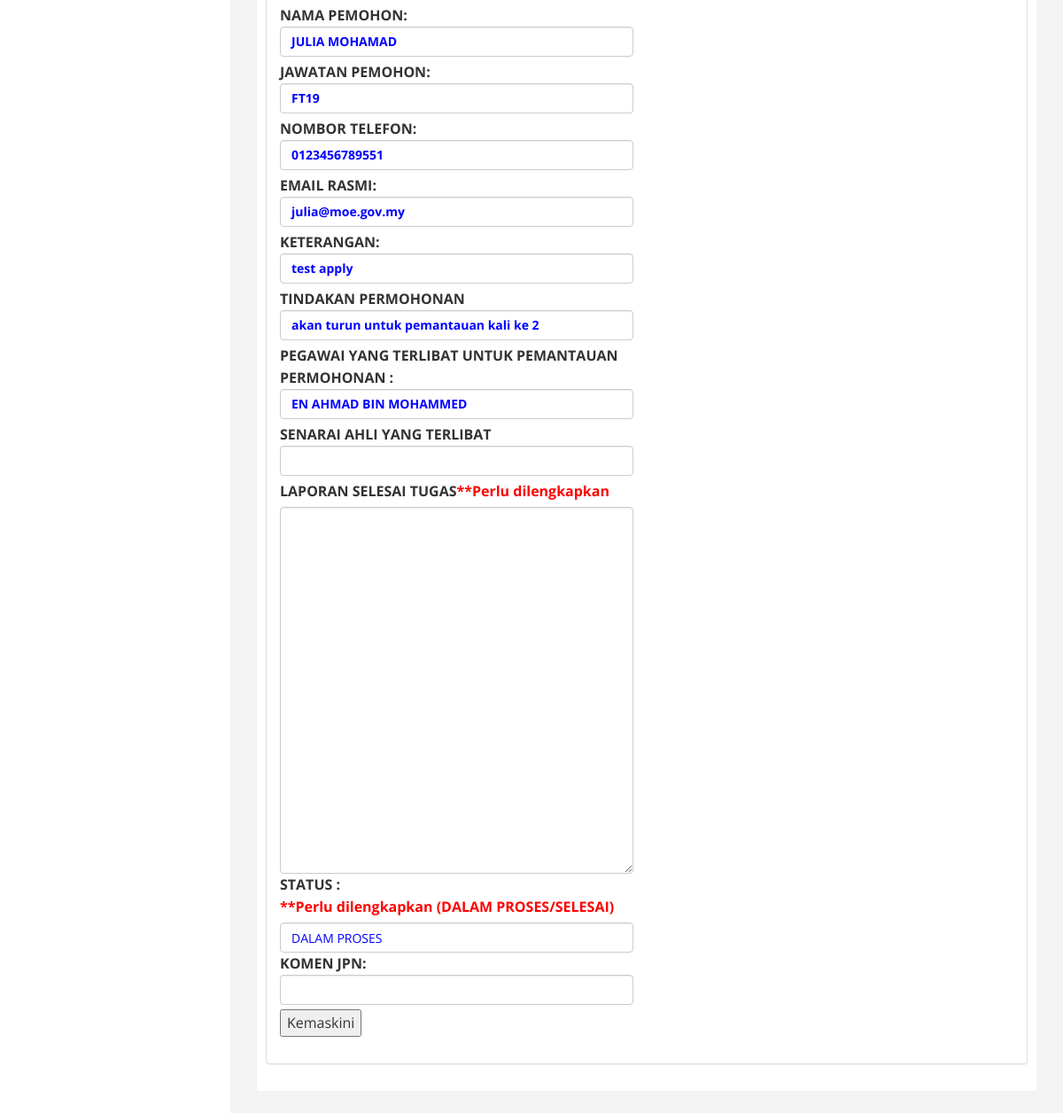
Before: /laporan_selesai.php?no_tiket=62&sekolah=SMK BUKIT PASIR (lower part) with the older database file.
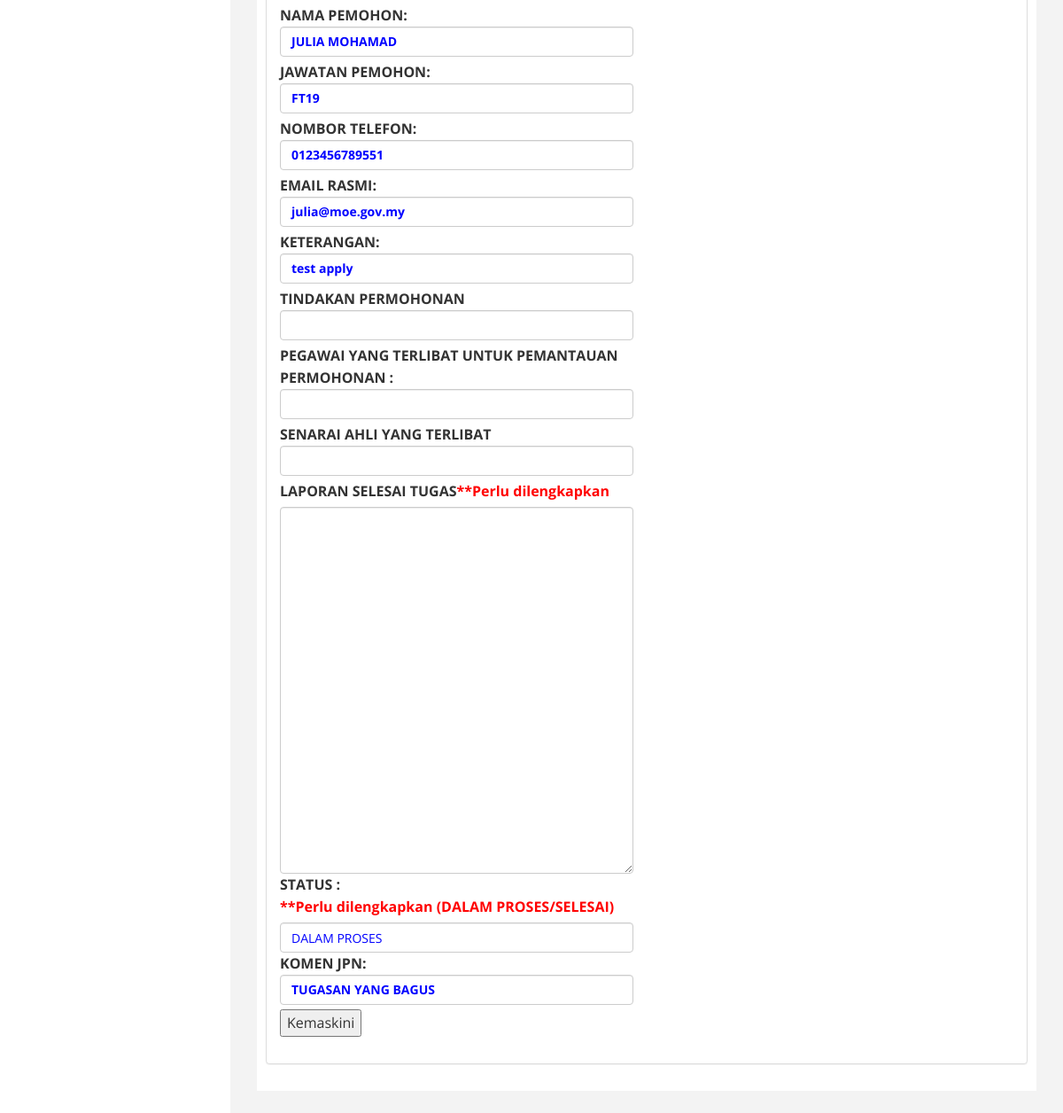
After: the same page with the newer database file.
### tables this page shows
CREATE TABLE `permohonan` (
  `id_mohon` int(255) NOT NULL,
  `tarikh` date NOT NULL,
  `no_tiket` varchar(100) NOT NULL,
  `ppd` enum('KINTA UTARA','KINTA SELATAN','BATANG PADANG','MANJUNG','KERIAN','KUALA KANGSAR','HILIR PERAK','LARUT MATANG @ SELAMA','HULU PERAK','PERAK TENGAH','BAGAN DATUK') NOT NULL,
  `sekolah` varchar(100) NOT NULL,
  `kod_sekolah` varchar(100) NOT NULL,
  `nama_pelapor` varchar(100) NOT NULL,
  `jawatan_pelapor` varchar(100) NOT NULL,
  `telefon_pelapor` varchar(100) NOT NULL,
  `email` varchar(200) NOT NULL,
  `keterangan` varchar(1000) NOT NULL,
  `status` enum('DALAM PROSES','DALAM PEMANTAUAN','SELESAI','') NOT NULL,
  `pegawai_pantau` varchar(255) NOT NULL,
  `kumpulan` varchar(100) NOT NULL,
  `laporan_pantau` varchar(1000) NOT NULL,
  `laporan_selesai` varchar(1000) NOT NULL,
  `komen_jpn` varchar(255) NOT NULL
);

### laporan_selesai.php (the view, shortened to what this page needs)
<?php include "include/dbconnect.php"; ?>
<!DOCTYPE html>
<html xmlns="http://www.w3.org/1999/xhtml">
<head>
<?php
  include 'include/header.php';
  $id_mohon = $_REQUEST['no_tiket'];
  $permohonan = mysqli_query($conn, "SELECT * FROM permohonan WHERE id_mohon=".$id_mohon);
  $row = mysqli_fetch_array($permohonan);
 ?>
  </head>
<body>
        <div id="page-wrapper" >
            <div id="page-inner">
                 <div class="panel panel-default">
                        <div class="panel-body">
                            <div class="row">
                                <div class="col-md-6">
     <form method="post" action="permohonan_status.php" class="input_form">
     <div class="form-group">
       <p><strong>NAMA SEKOLAH:</strong><label class="form-control" style="color:#00F"><?php echo $row['sekolah'];?></label>
        <strong>NAMA PEMOHON:</strong><label class="form-control" style="color:#00F"><?php echo $row['nama_pelapor'];?></label>
        <strong>JAWATAN PEMOHON:</strong><label class="form-control" style="color:#00F"><?php echo $row['jawatan_pelapor'];?></label>
        <strong>NOMBOR TELEFON:</strong><label class="form-control" style="color:#00F"><?php echo $row['telefon_pelapor'];?></label>
         <strong>EMAIL RASMI:</strong><label class="form-control" style="color:#00F"><?php echo $row['email'];?></label>
        <strong>KETERANGAN:</strong><label class="form-control" style="color:#00F"><?php echo $row['keterangan'];?></label>
  <strong>TINDAKAN PERMOHONAN</strong><label class="form-control" style="color:#00F"><?php echo $row['laporan_pantau'];?></label>
  <strong>PEGAWAI YANG TERLIBAT UNTUK PEMANTAUAN PERMOHONAN : </strong><label class="form-control" style="color:#00F"><?php echo $row['pegawai_pantau'];?></label>
        <strong>SENARAI AHLI YANG TERLIBAT </strong><label class="form-control" style="color:#00F"><?php echo $row['kumpulan'];?></label>
        <strong>LAPORAN SELESAI TUGAS</strong><label style="color:#F00">**Perlu dilengkapkan</label>
        <textarea name="laporan_selesai" rows="20" class="form-control" style="color:#00F"><?php echo $row['laporan_selesai'];?></textarea>
        <strong>STATUS : </strong><label style="color:#F00">**Perlu dilengkapkan (DALAM PROSES/SELESAI)</label>
        <input name="status" rows="20" class="form-control"  style="color:#00F" value="<?php echo $row['status'];?>">
        <strong>KOMEN JPN:</strong><label class="form-control" style="color:#00F"><?php echo $row['komen_jpn'];?></label>
        <button type="submit" name="submit" id="add_btn" class="add_btn" onclick="return confirm('Adakah Anda Pasti Untuk Kemaskini Permohonan?')">Kemaskini</button>
</form>

Changed rows visible on the page:
changed permohonan "JULIA MOHAMAD": komen_jpn (not shown) → "TUGASAN YANG BAGUS"; laporan_pantau "akan turun untuk pemantauan kali ke 2" → (not shown); pegawai_pantau "EN AHMAD BIN MOHAMMED" → (not shown)
